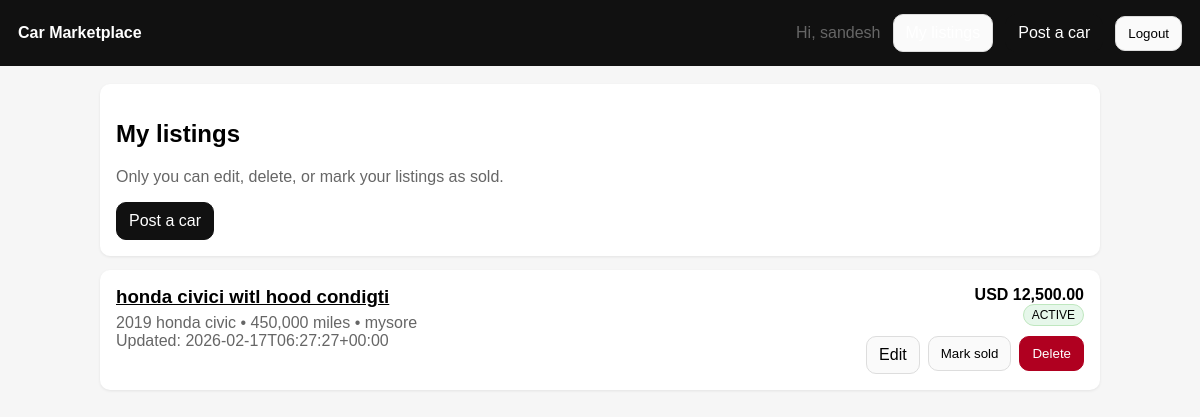
Screenshot of /me/listings (signed in) with the database file from the repository.
### tables this page shows
CREATE TABLE users (
            id INTEGER PRIMARY KEY AUTOINCREMENT,
            name TEXT NOT NULL,
            email TEXT NOT NULL UNIQUE,
            password_hash TEXT NOT NULL,
            created_at TEXT NOT NULL
        );

CREATE TABLE listings (
            id INTEGER PRIMARY KEY AUTOINCREMENT,
            user_id INTEGER NOT NULL,
            title TEXT NOT NULL,
            make TEXT NOT NULL,
            model TEXT NOT NULL,
            year INTEGER NOT NULL,
            mileage INTEGER NOT NULL,
            price_cents INTEGER NOT NULL,
            currency TEXT NOT NULL DEFAULT 'USD',
            location TEXT NOT NULL,
            description TEXT NOT NULL,
            status TEXT NOT NULL DEFAULT 'ACTIVE',  -- ACTIVE or SOLD
            created_at TEXT NOT NULL,
            updated_at TEXT NOT NULL,
            FOREIGN KEY (user_id) REFERENCES users(id) ON DELETE CASCADE
        );

### app.py (the view)
@app.get("/me/listings")
@login_required
def my_listings():
    user = current_user()
    assert user is not None
    db = get_db()
    listings = db.execute(
        "SELECT * FROM listings WHERE user_id = ? ORDER BY created_at DESC",
        (int(user["id"]),),
    ).fetchall()
    return render_template("my_listings.html", listings=listings)

### app.py (called while the page is built)
def get_db() -> sqlite3.Connection:
    if "db" not in g:
        conn = sqlite3.connect(DB_PATH)
        conn.row_factory = sqlite3.Row
        conn.execute("PRAGMA foreign_keys = ON;")
        g.db = conn
    return g.db

@app.before_request
def _ensure_db():
    init_db()

def login_required(view):
    @wraps(view)
    def wrapped(*args, **kwargs):
        if "user_id" not in session:
            flash("Please log in to continue.", "warning")
            return redirect(url_for("login", next=request.path))
        return view(*args, **kwargs)
    return wrapped

def current_user():
    uid = session.get("user_id")
    if not uid:
        return None
    db = get_db()
    return db.execute("SELECT id, name, email FROM users WHERE id = ?", (uid,)).fetchone()

@app.context_processor
def inject_user():
    return {"current_user": current_user()}

def money_display(price_cents: int, currency: str = "USD") -> str:
    return f"{currency} {price_cents/100:,.2f}"

@app.template_filter("money")
def _money_filter(price_cents):
    return money_display(int(price_cents))

### templates/my_listings.html
{% extends "base.html" %}
{% block content %}
  <div class="card">
    <h2>My listings</h2>
    <p class="muted">Only you can edit, delete, or mark your listings as sold.</p>
    <a class="btn primary" href="{{ url_for('new_listing') }}">Post a car</a>
  </div>
  {% for l in listings %}
    <div class="card">
      <div style="display:flex; justify-content:space-between; gap:12px; flex-wrap:wrap;">
        <div>
          <h3 style="margin:0 0 6px 0;">
            <a href="{{ url_for('listing_detail', listing_id=l['id']) }}">{{ l["title"] }}</a>
          </h3>
          <div class="muted">{{ l["year"] }} {{ l["make"] }} {{ l["model"] }} • {{ "{:,}".format(l["mileage"]) }} miles • {{ l["location"] }}</div>
          <div class="muted">Updated: {{ l["updated_at"] }}</div>
        </div>
        <div style="text-align:right; min-width:260px;">
          <div style="font-weight:bold;">{{ l["price_cents"] | money }}</div>
          {% if l["status"] == "ACTIVE" %}
            <div class="badge active">ACTIVE</div>
          {% else %}
            <div class="badge sold">SOLD</div>
          {% endif %}
          <div style="margin-top:10px; display:flex; gap:8px; justify-content:flex-end; flex-wrap:wrap;">
            <a class="btn" href="{{ url_for('edit_listing', listing_id=l['id']) }}">Edit</a>
            {% if l["status"] == "ACTIVE" %}
              <form method="post" action="{{ url_for('mark_sold', listing_id=l['id']) }}">
                <button class="btn" type="submit">Mark sold</button>
              </form>
            {% endif %}
            <form method="post" action="{{ url_for('delete_listing', listing_id=l['id']) }}" onsubmit="return confirm('Delete this listing?');">
              <button class="btn danger" type="submit">Delete</button>
            </form>
          </div>
        </div>
      </div>
    </div>
  {% else %}
    <div class="card">You have no listings yet.</div>
  {% endfor %}
{% endblock %}

### templates/base.html (shortened to what this page needs)
<!doctype html>
<html lang="en">
<head>
</head>
<body>
<header>
  <div>
    <a href="{{ url_for('index') }}" style="text-decoration:none;"><strong>Car Marketplace</strong></a>
  </div>
  <div class="nav">
    {% if current_user %}
      <span class="muted">Hi, {{ current_user["name"] }}</span>
      <a class="btn" href="{{ url_for('my_listings') }}">My listings</a>
      <a class="btn primary" href="{{ url_for('new_listing') }}">Post a car</a>
      <form method="post" action="{{ url_for('logout') }}">
        <button class="btn" type="submit">Logout</button>
      </form>
    {% else %}
      <a class="btn" href="{{ url_for('login') }}">Login</a>
      <a class="btn primary" href="{{ url_for('register') }}">Register</a>
    {% endif %}
  </div>
</header>
<div class="container">
  {% block content %}{% endblock %}
</div>
</body>
</html>

### templates/base.html (style rules this page uses)
body { font-family: Arial, sans-serif; margin: 0; background: #f6f6f6; }
header { background: #111; color: #fff; padding: 14px 18px; display:flex; justify-content:space-between; align-items:center; }
a { color: inherit; }
.container { max-width: 1000px; margin: 18px auto; padding: 0 18px; }
.card { background:#fff; padding:16px; border-radius:10px; box-shadow:0 1px 3px rgba(0,0,0,.08); margin-bottom:14px; }
input, textarea, button { width:100%; padding:10px; box-sizing:border-box; }
button { cursor:pointer; }
.nav { display:flex; gap:12px; align-items:center; }
.nav form { margin:0; }
.muted { color:#666; }
.badge { display:inline-block; padding:3px 8px; border-radius:999px; font-size:12px; background:#eee; }
.badge.active { background:#e6f7ea; border:1px solid #bfe7bf; }
.btn { display:inline-block; padding:9px 12px; border-radius:10px; border:1px solid #ddd; background:#fafafa; text-decoration:none; }
.btn.primary { background:#111; color:#fff; border-color:#111; }
.btn.danger { background:#b00020; color:#fff; border-color:#b00020; }

### rows the page displays
users: name "sandesh"
listings: title "honda civici witl hood condigti", year "2019", make "honda", model "civic", mileage "450,000", location "mysore", updated_at "2026-02-17T06:27:27+00:00", price_cents "USD 12,500.00", status "ACTIVE"
